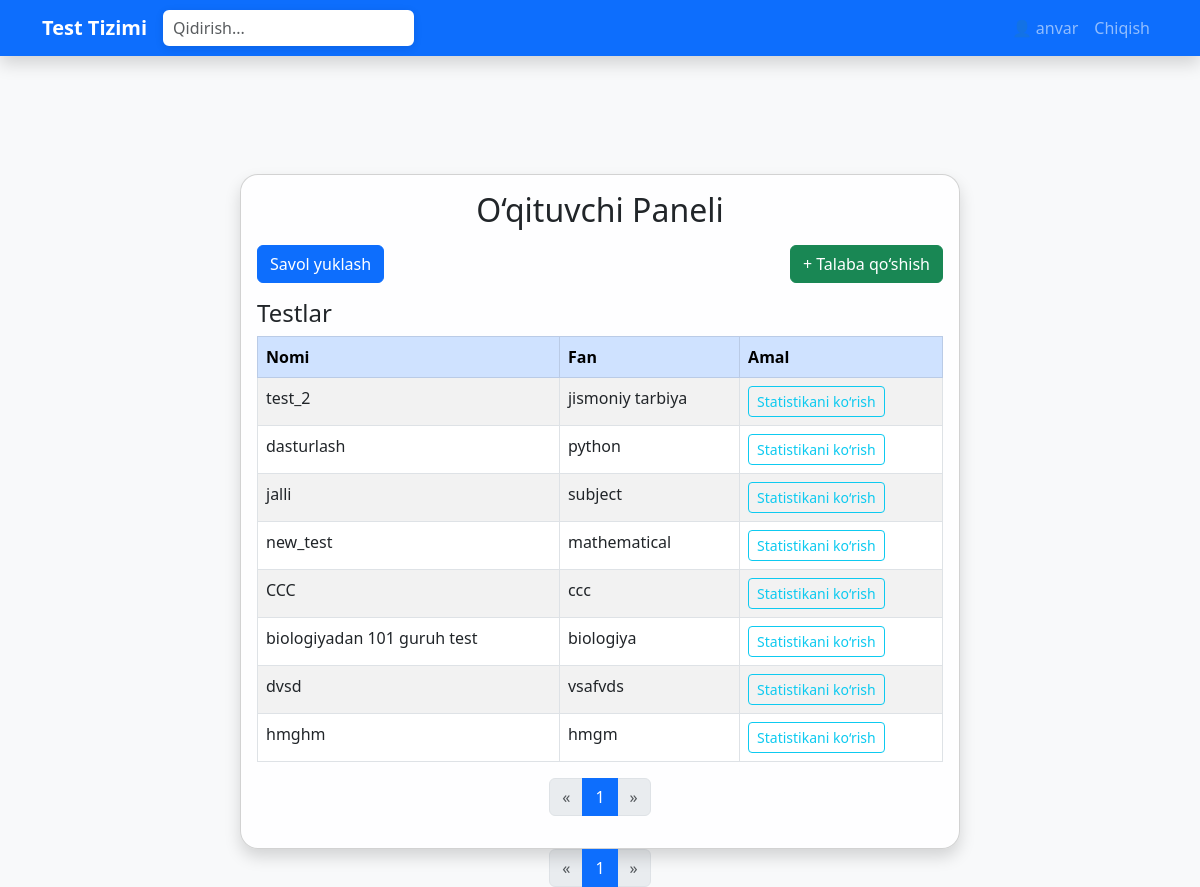
The app's page /api/teacher/dashboard/ (signed in) with its own data.
### app/models.py (models this page shows, shortened)
class User(AbstractUser):
    is_teacher = models.BooleanField(default=False)
    is_student = models.BooleanField(default=False)
    groups = models.ManyToManyField(
        Group,
        related_name="group",  # related_name o'zgartiring
        blank=True,
        help_text="The groups this user belongs to.",
        verbose_name="groups",
    )
    user_permissions = models.ManyToManyField(
        Permission,
        related_name="user_permissions",  # related_name o'zgartiring
        blank=True,
        help_text="Specific permissions for this user.",
        verbose_name="user permissions",
    )

class Test(models.Model):
    title = models.CharField(max_length=255)
    subject = models.CharField(max_length=255)
    created_by = models.ForeignKey(User, on_delete=models.CASCADE)  # Teacher
    start_time = models.DateTimeField()
    end_time = models.DateTimeField()
    group = models.CharField(max_length=50, blank=True, null=True)  # New field for group assignment

### app/views.py (the view)
# urls.py: path('teacher/dashboard/', teacher_dashboard_view, name='teacher_dashboard'),
@login_required
def teacher_dashboard_view(request):
    if not request.user.is_teacher:
        return redirect('test_list')
    tests = Test.objects.filter(created_by=request.user)
    paginator = Paginator(tests, 8)  # 8 ta test har bir sahifada
    page_number = request.GET.get('page')
    page_obj = paginator.get_page(page_number)
    return render(request, 'teacher/dashboard.html', {'tests': page_obj, 'page_obj': page_obj})

### templates/teacher/dashboard.html (shortened to what this page needs)
{% extends 'base.html' %}
{% block content %}
<div class="container mt-4">
    <div class="row justify-content-center">
        <div class="col-md-8">
            <div class="card shadow">
                <div class="card-body">
                    <h2 class="mb-3 text-center">O‘qituvchi Paneli</h2>
                    <a href="{% url 'upload_questions' %}" class="btn btn-primary mb-3">Savol yuklash</a>
                    <a href="{% url 'add_student' %}" class="btn btn-success mb-3 float-end">+ Talaba qo‘shish</a>
                    <h4>Testlar</h4>
                    <table class="table table-bordered table-striped" id="mainTable">
                        <thead class="table-primary">
                            <tr>
                                <th>Nomi</th>
                                <th>Fan</th>
                                <th>Amal</th>
                            </tr>
                        </thead>
                        <tbody>
                        {% for test in tests %}
                            <tr>
                                <td>{{ test.title }}</td>
                                <td>{{ test.subject }}</td>
                                <td><a href="{% url 'test_statistics' test.id %}" class="btn btn-outline-info btn-sm">Statistikani ko‘rish</a></td>
                            </tr>
                        {% endfor %}
                        </tbody>
                    </table>
                    {% block pagination %}
                    <nav aria-label="Test sahifalari">
                        <ul class="pagination justify-content-center">
                            {% if page_obj.has_previous %}
                                <li class="page-item">
                                    <a class="page-link" href="?page={{ page_obj.previous_page_number }}">&laquo;</a>
                                </li>
                            {% else %}
                                <li class="page-item disabled"><span class="page-link">&laquo;</span></li>
                            {% endif %}
                            {% for num in page_obj.paginator.page_range %}
                                {% if page_obj.number == num %}
                                    <li class="page-item active"><span class="page-link">{{ num }}</span></li>
                                {% elif num > page_obj.number|add:'-3' and num < page_obj.number|add:'3' %}
                                    <li class="page-item"><a class="page-link" href="?page={{ num }}">{{ num }}</a></li>
                                {% endif %}
                            {% endfor %}
                            {% if page_obj.has_next %}
                                <li class="page-item">
                                    <a class="page-link" href="?page={{ page_obj.next_page_number }}">&raquo;</a>
                                </li>
                            {% else %}
                                <li class="page-item disabled"><span class="page-link">&raquo;</span></li>
                            {% endif %}
                        </ul>
                    </nav>
                    {% endblock %}
                </div>
            </div>
        </div>
    </div>
</div>
{% endblock %}

### templates/base.html (shortened to what this page needs)
<!DOCTYPE html>
<html lang="uz">
<head>
    {% load static %}
    <link rel="stylesheet" href="{% static 'css/style.css' %}">
    <link href="https://cdn.jsdelivr.net/npm/bootstrap@5.3.0/dist/css/bootstrap.min.css" rel="stylesheet">
</head>
<body class="bg-light">
    <nav class="navbar navbar-expand-lg navbar-dark bg-primary mb-4 fixed-top shadow" style="top:0; z-index:1040;">
        <div class="container">
            <a class="navbar-brand fw-bold" href="/">Test Tizimi</a>
            <div class="d-flex align-items-center ms-auto me-3" style="min-width:220px; max-width:320px;">
                <input type="text" id="searchInput" class="form-control form-control-sm" style="background:#fff; font-size:1rem; border-radius:6px; box-shadow:0 2px 8px rgba(0,0,0,0.10); border:2px solid #fff; transition:box-shadow 0.2s;" onfocus="this.style.boxShadow='0 0 0 0.2rem #0d6efd33'" onblur="this.style.boxShadow='0 2px 8px rgba(0,0,0,0.10)'" onkeyup="filterTable('searchInput', 'mainTable')" placeholder="Qidirish...">
            </div>
            <div class="collapse navbar-collapse">
                <ul class="navbar-nav ms-auto">
                    {% if user.is_authenticated %}
                        <li class="nav-item">
                            <span class="nav-link">👤 {{ user.username }}</span>
                        </li>
                        <li class="nav-item">
                            <a class="nav-link" href="{% url 'login' %}">Chiqish</a>
                        </li>
                    {% endif %}
                </ul>
            </div>
        </div>
    </nav>
    <div style="height:70px;"></div>
    <main class="container">
        {% block content %}{% endblock %}
        {% block pagination %}{% endblock %}
    </main>
</body>
</html>

### static/css/style.css (style rules this page uses)
html, body { height: 100%; min-height: 100vh; }
body { font-family: Arial, sans-serif; margin: 20px; background: none !important; position: relative; min-height: 100vh; }
h2 { color: #333; }
input, select, button { margin: 5px; padding: 5px; }
table { border-collapse: collapse; width: 100%; }
th, td { border: 1px solid #ddd; padding: 8px; text-align: left; }
main.container, .container, .row, .card, .modal, .navbar, .alert { position: relative; z-index: 1; }

### templates/base.html (style rules this page uses)
html, body { height: 100%; min-height: 100vh; }
body { background: none !important; min-height: 100vh; }
main.container, .container, .row, .card, .modal, .navbar, .alert { position: relative; z-index: 1; }
.card { border-radius: 18px; background: rgba(255,255,255,0.85) !important; box-shadow: 0 8px 32px 0 rgba(31,38,135,0.10); z-index: 2; }

### records on screen
User: username "anvar"
Test: title "test_2", subject "jismoniy tarbiya"
Test: title "dasturlash", subject "python"
Test: title "jalli", subject "subject"
Test: title "new_test", subject "mathematical"
Test: title "CCC", subject "ccc"
Test: title "biologiyadan 101 guruh test", subject "biologiya"
Test: title "dvsd", subject "vsafvds"
Test: title "hmghm", subject "hmgm"

### other values on screen
{{ num }} "1" "1"
